Frame 1 (no input): blank canvas, image omitted
Frame 60 (no input): blank canvas, image omitted
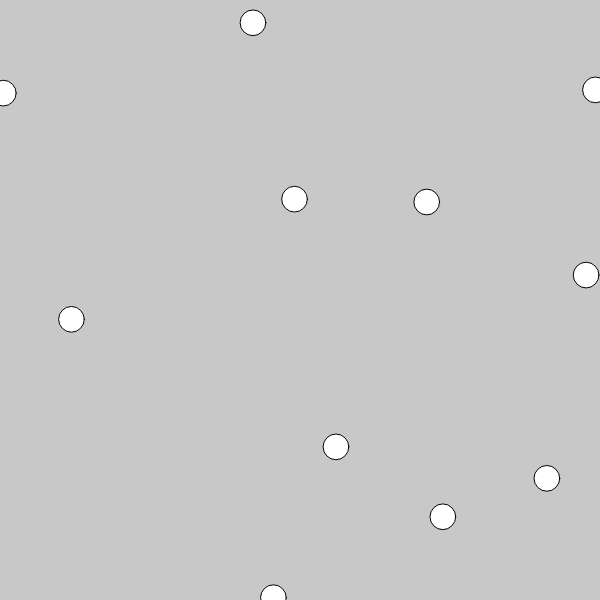
Frame 120 (the mouse pressed at the canvas centre since frame 60)

The p5.js sketch whose frames 1 and 60 were blank and that drew this single picture after the mouse press (run headless with seeded random() and noise() and a simulated clock; from frame 60 on, the mouse is pressed at the canvas centre):

// p5.js sketch
// ── sketch.js
let ps; 
function setup(){
    createCanvas(600,600);
    ps = new ParticleSystem();

}

function draw(){
    background(200);

    ps.update();
    ps.display();
}

function mousePressed(){
    ps.addParticles(30,createVector(mouseX,mouseY))
}
// ── particleSystem.js
class ParticleSystem{
    constructor(){
        this.particles = []

    }

    addParticles(num,loc){
        let size = random(15,30);
        for(let i=0; i<num; i++){
            let p= new RigidBody(loc.x,loc.y,size)
            let rf = p5.Vector.random2D().mult(random(2))
            p.applyForce(rf)
            this.particles.push(p)
        }


    }
    update(){

        for (let i=0; i< this.particles.length;i++){
            let p= this.particles[i]

            for (let j=i+1; j<this.particles.length;j++){
                let otherP = this.particles[j];
                let distance = p.loc.dist(otherP.loc);
                if (distance < (p.size+otherP.size)/2){
                    let push = p5.Vector.sub(p.loc,otherP.loc);
                    push.normalize();
                    push.div(distance/2)
                    push.limit(1)
                    p.applyForce(push)
                    otherP.applyForce(push.mult(-1))
                }
            }
            p.update()
            p.bounce()
        }


    }

    display(){
        this.particles.forEach( p =>{p.display()}
            )
    }



}
// ── rigidBody.js
class RigidBody{
    constructor(x,y,size){
        this.loc=createVector(x,y)
        this.vel = createVector();
        this.acc = createVector();
        this.size=size
        this.friction=0.985

    }

    applyForce(force){
        this.acc.add(force);
    }

    update(){
        this.vel.add(this.acc)
        this.loc.add(this.vel)
        this.acc.mult(0)
        this.vel.mult(this.friction)
    }

    bounce(){
        let top = this.size/2
        let bottom = height-this.size/2;
        let left = this.size/2
        let right = width-this.size/2
        if(this.loc.y<top || this.loc.y > bottom){
            this.vel.y   *= -1
        }
    }

    display(){
        circle(this.loc.x,this.loc.y,this.size)


    }
}
